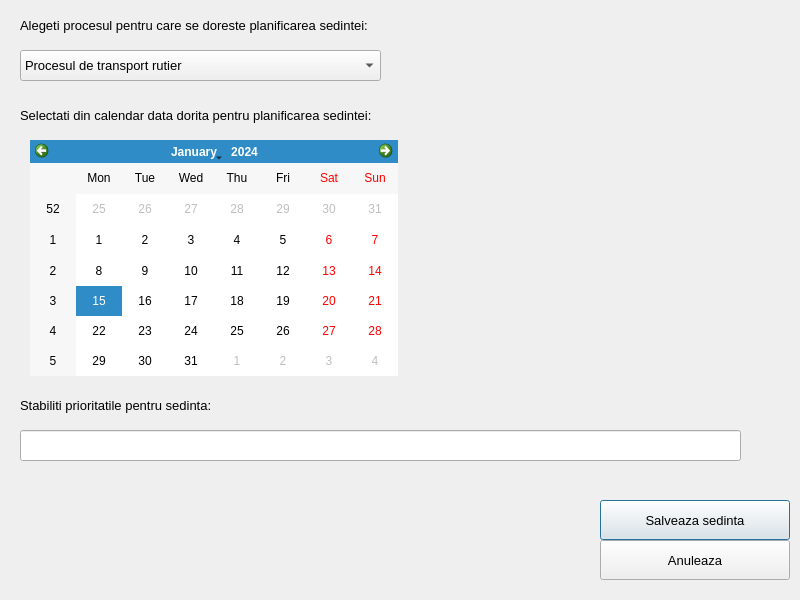
<?xml version="1.0" encoding="UTF-8"?>
<ui version="4.0">
 <class>Cotidiat</class>
 <widget class="QDialog" name="Cotidiat">
  <property name="geometry">
   <rect>
    <x>0</x>
    <y>0</y>
    <width>800</width>
    <height>600</height>
   </rect>
  </property>
  <property name="windowTitle">
   <string>Dialog</string>
  </property>
  <widget class="QPushButton" name="salveaza">
   <property name="geometry">
    <rect>
     <x>600</x>
     <y>500</y>
     <width>190</width>
     <height>40</height>
    </rect>
   </property>
   <property name="font">
    <font>
     <pointsize>10</pointsize>
    </font>
   </property>
   <property name="text">
    <string>Salveaza sedinta</string>
   </property>
  </widget>
  <widget class="QPushButton" name="salveaza_2">
   <property name="geometry">
    <rect>
     <x>600</x>
     <y>540</y>
     <width>190</width>
     <height>40</height>
    </rect>
   </property>
   <property name="font">
    <font>
     <pointsize>10</pointsize>
    </font>
   </property>
   <property name="text">
    <string>Anuleaza</string>
   </property>
  </widget>
  <widget class="QLabel" name="label">
   <property name="geometry">
    <rect>
     <x>20</x>
     <y>10</y>
     <width>461</width>
     <height>31</height>
    </rect>
   </property>
   <property name="font">
    <font>
     <pointsize>10</pointsize>
    </font>
   </property>
   <property name="text">
    <string>Alegeti procesul pentru care se doreste planificarea sedintei:</string>
   </property>
  </widget>
  <widget class="QComboBox" name="comboBox">
   <property name="geometry">
    <rect>
     <x>20</x>
     <y>50</y>
     <width>361</width>
     <height>31</height>
    </rect>
   </property>
   <property name="font">
    <font>
     <pointsize>10</pointsize>
    </font>
   </property>
   <item>
    <property name="text">
     <string>Procesul de transport rutier</string>
    </property>
   </item>
   <item>
    <property name="text">
     <string>Procesul de transport aerian</string>
    </property>
   </item>
   <item>
    <property name="text">
     <string>Procesul de transport maritim</string>
    </property>
   </item>
   <item>
    <property name="text">
     <string>Procesul de transport feroviar</string>
    </property>
   </item>
   <item>
    <property name="text">
     <string>Procesul de transport special</string>
    </property>
   </item>
   <item>
    <property name="text">
     <string>Procesul de de depozitare</string>
    </property>
   </item>
  </widget>
  <widget class="QLabel" name="label_2">
   <property name="geometry">
    <rect>
     <x>20</x>
     <y>100</y>
     <width>461</width>
     <height>31</height>
    </rect>
   </property>
   <property name="font">
    <font>
     <pointsize>10</pointsize>
    </font>
   </property>
   <property name="text">
    <string>Selectati din calendar data dorita pentru planificarea sedintei:</string>
   </property>
  </widget>
  <widget class="QCalendarWidget" name="calendarWidget">
   <property name="geometry">
    <rect>
     <x>30</x>
     <y>140</y>
     <width>368</width>
     <height>236</height>
    </rect>
   </property>
  </widget>
  <widget class="QLabel" name="label_3">
   <property name="geometry">
    <rect>
     <x>20</x>
     <y>390</y>
     <width>461</width>
     <height>31</height>
    </rect>
   </property>
   <property name="font">
    <font>
     <pointsize>10</pointsize>
    </font>
   </property>
   <property name="text">
    <string>Stabiliti prioritatile pentru sedinta:</string>
   </property>
  </widget>
  <widget class="QLineEdit" name="lineEdit">
   <property name="geometry">
    <rect>
     <x>20</x>
     <y>430</y>
     <width>721</width>
     <height>31</height>
    </rect>
   </property>
   <property name="font">
    <font>
     <pointsize>10</pointsize>
    </font>
   </property>
  </widget>
 </widget>
 <resources/>
 <connections/>
</ui>
